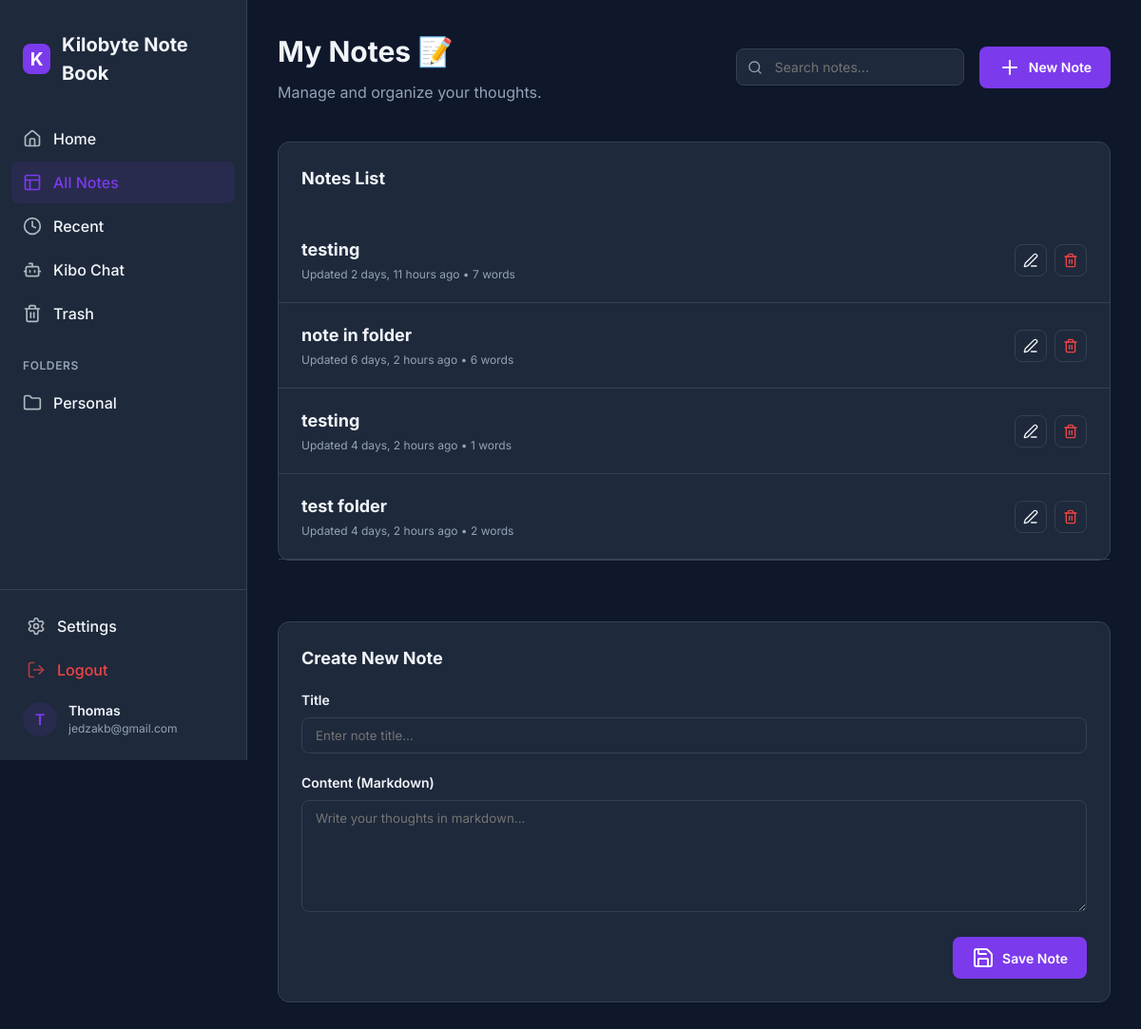
The app's page /home/ (signed in), older data.
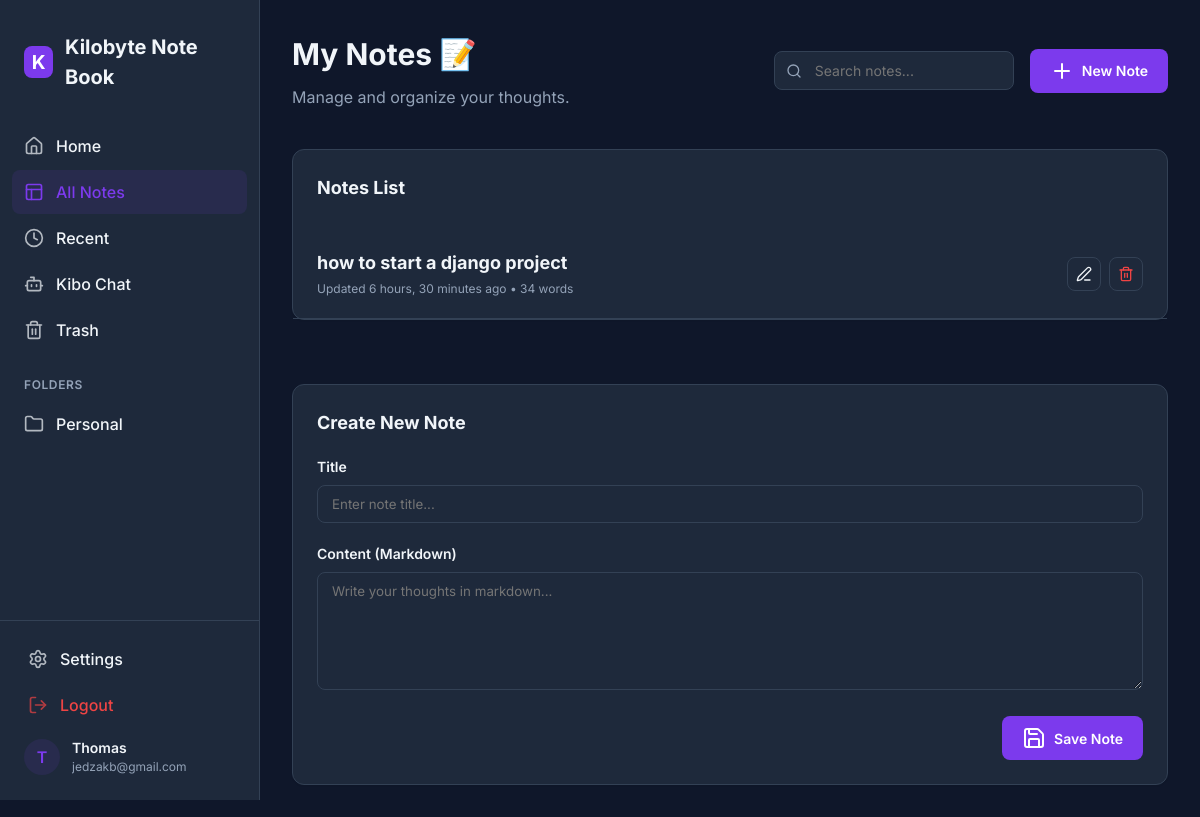
The same page, newer data.
### main/models.py (models this page shows, shortened)
class Folder(models.Model):
    name = models.CharField(max_length=100)
    user = models.ForeignKey(User, on_delete=models.CASCADE)

class Note(models.Model):
    title = models.CharField(max_length=200)
    content = models.TextField()
    user = models.ForeignKey(User, on_delete=models.CASCADE)
    folder = models.ForeignKey(Folder, on_delete=models.SET_NULL, null=True, blank=True, related_name='notes')
    is_favorite = models.BooleanField(default=False)
    is_trashed = models.BooleanField(default=False)
    created_at = models.DateTimeField(auto_now_add=True)
    updated_at = models.DateTimeField(auto_now=True)
    deleted_at = models.DateTimeField(null=True, blank=True)

### main/views.py (the view)
# urls.py: 2. Add a URL to urlpatterns:  path('', views.home, name='home')
@login_required(login_url='/login/')
def home(request):
    notes = Note.objects.filter(user=request.user)
    form = NoteForm(request.POST or None)
    if form.is_valid():
        note = form.save(commit=False)
        note.user = request.user
        note.save()
        messages.success(request, 'Note added successfully!')
        return redirect('home')
    context = {
        'notes': notes,
        'form': form
    }
    return render(request, 'main/home.html', context)

### main/forms.py
class NoteForm(forms.ModelForm):
    class Meta:
        model = Note
        fields = ['title', 'content']

### main/context_processors.py (called while the page is built)
def folders_processor(request):
    if request.user.is_authenticated:
        user_settings, _ = UserSettings.objects.get_or_create(user=request.user)
        return {
            'user_folders': Folder.objects.filter(user=request.user),
            'user_settings': user_settings
        }
    return {'user_folders': []}

### main/templates/main/home.html (shortened to what this page needs)
{% extends 'main/base.html' %}
{% load static %}
{% block content %}
<div class="dashboard-header animate-fade-in" style="display: flex; justify-content: space-between; align-items: center;">
    <div>
        <h2 class="greeting">My Notes 📝</h2>
        <p class="sub-greeting">Manage and organize your thoughts.</p>
    </div>
    <div style="display: flex; gap: 1rem; align-items: center;">
        <div style="position: relative;">
            <i data-lucide="search" style="position: absolute; left: 0.75rem; top: 50%; transform: translateY(-50%); width: 16px; height: 16px; color: var(--text-muted);"></i>
            <input type="text" placeholder="Search notes..." style="padding-left: 2.5rem; width: 240px; font-size: 0.875rem;">
        </div>
        <button class="btn btn-primary" onclick="document.getElementById('new-note-form').scrollIntoView({behavior: 'smooth'})">
            <i data-lucide="plus"></i>
            New Note
        </button>
    </div>
</div>
<div class="section-grid animate-fade-in" style="animation-delay: 0.1s; grid-template-columns: 1fr;">
    <div class="card" style="padding: 0; margin-bottom: 2rem;">
        <div class="section-title" style="padding: 1.5rem 1.5rem 0.5rem;">Notes List</div>
        {% for note in notes %}
        <div class="note-list-item" style="padding: 1.25rem 1.5rem;">
            <div class="note-info">
                <a href="{% url 'note_view' note.id %}" style="text-decoration: none; color: inherit;">
                    <h4 style="font-size: 1.125rem;">{{ note.title }}</h4>
                </a>
                <div class="note-meta">Updated {{ note.updated_at|timesince }} ago • {{ note.content|wordcount }} words</div>
            </div>
            <div style="display: flex; gap: 0.5rem;">
                <a href="{% url 'edit_note' note.id %}" class="btn btn-outline" style="padding: 0.5rem;"><i data-lucide="edit-3" style="width: 16px; height: 16px;"></i></a>
                <form method="POST" action="{% url 'delete_note' note.id %}" style="margin: 0;">
                    <button type="submit" class="btn btn-outline" style="padding: 0.5rem; color: var(--danger);" onclick="return confirm('Move this note to trash?')">
                        <i data-lucide="trash-2" style="width: 16px; height: 16px;"></i>
                    </button>
                </form>
            </div>
        </div>
        {% empty %}
        <div style="padding: 3rem; text-align: center; color: var(--text-muted);">
            <i data-lucide="file-text" style="width: 48px; height: 48px; margin-bottom: 1rem; opacity: 0.5;"></i>
            <p>No notes yet. Start by creating one below!</p>
        </div>
        {% endfor %}
    </div>
    <div id="new-note-form" class="card animate-fade-in" style="animation-delay: 0.2s;">
        <div class="section-title">Create New Note</div>
        <form method="POST">
            <div class="form-group">
                <label for="title">Title</label>
                <input type="text" id="title" name="title" placeholder="Enter note title..." required>
            </div>
            <div class="form-group">
                <label for="content">Content (Markdown)</label>
                <textarea id="content" name="content" rows="6" placeholder="Write your thoughts in markdown..." required></textarea>
            </div>
            <div style="display: flex; justify-content: flex-end;">
                <button type="submit" class="btn btn-primary">
                    <i data-lucide="save"></i>
                    Save Note
                </button>
            </div>
        </form>
    </div>
</div>
{% endblock %}

### main/templates/main/base.html (shortened to what this page needs)
{% load static %}
<!DOCTYPE html>
<html lang="en" {% if user_settings.dark_mode %}data-theme="dark"{% endif %}>
<head>
    <link rel="stylesheet" href="{% static 'main/css/style.css' %}">
</head>
<body>
    {% if user.is_authenticated and not hide_sidebar %}
    <div class="app-container">
        <aside class="sidebar" id="app-sidebar">
            <div class="sidebar-header">
                <div class="logo-icon">K</div>
                <h1 class="logo-text">Kilobyte Note Book</h1>
            </div>
            <nav class="sidebar-nav">
                <div class="nav-section">
                    <a href="{% url 'dashboard' %}" class="nav-item {% if request.resolver_match.url_name == 'dashboard' %}active{% endif %}">
                        <i data-lucide="home"></i>
                        Home
                    </a>
                    <a href="{% url 'home' %}" class="nav-item {% if request.resolver_match.url_name == 'home' %}active{% endif %}">
                        <i data-lucide="layout"></i>
                        All Notes
                    </a>
                    <a href="{% url 'recent_notes' %}" class="nav-item {% if request.resolver_match.url_name == 'recent_notes' %}active{% endif %}">
                        <i data-lucide="clock"></i>
                        Recent
                    </a>
                    <a href="{% url 'chatbot' %}" class="nav-item {% if request.resolver_match.url_name == 'chatbot' %}active{% endif %}">
                        <i data-lucide="bot"></i>
                        Kibo Chat
                    </a>
                    <a href="{% url 'trash' %}" class="nav-item {% if request.resolver_match.url_name == 'trash' %}active{% endif %}">
                        <i data-lucide="trash-2"></i>
                        Trash
                    </a>
                </div>
                <div class="nav-section">
                    <div class="nav-section-title">Folders</div>
                    {% for folder in user_folders %}
                    <a href="{% url 'folder_detail' folder.id %}" class="nav-item">
                        <i data-lucide="folder"></i>
                        {{ folder.name }}
                    </a>
                    {% empty %}
                    <a href="{% url 'folders' %}" class="nav-item text-muted" style="font-size: 0.75rem;">
                        <i data-lucide="plus-circle"></i>
                        Create a folder
                    </a>
                    {% endfor %}
                </div>
            </nav>
            <div class="sidebar-footer">
                <a href="{% url 'settings' %}" class="nav-item">
                    <i data-lucide="settings"></i>
                    Settings
                </a>
                <a href="{% url 'logout' %}" class="nav-item text-danger">
                    <i data-lucide="log-out"></i>
                    Logout
                </a>
                <div class="user-profile">
                    <div class="user-avatar">{{ user.username|first|upper }}</div>
                    <div class="user-info">
                        <div class="user-name">{{ user.username }}</div>
                        <div class="user-email">{{ user.email|default:"user@example.com" }}</div>
                    </div>
                </div>
            </div>
        </aside>
        <main class="main-content">
            {% block content %}{% endblock %}
        </main>
    </div>
    {% endif %}
</body>
</html>

Row changes from the older to the newer data that the page shows:
removed Note: title "testing", updated_at "2 days, 11 hours", content "7"
removed Note: title "note in folder", updated_at "6 days, 2 hours", content "6"
removed Note: title "testing", updated_at "4 days, 2 hours", content "1"
removed Note: title "test folder", updated_at "4 days, 2 hours", content "2"
added Note: title "how to start a django project", updated_at "6 hours, 30 minutes", content "34"
